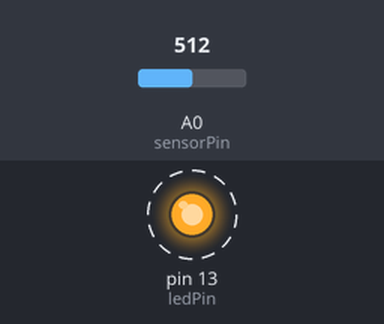
Simulated run of this sketch. Board: Arduino Uno, built with avr-gcc and run on an emulated ATmega328P. Shown: output pins drawn as LEDs (lit = HIGH). Dashed ring = blinking. The test bench sets the inputs (shaded band); at power-on: A0 (sensorPin) = 512. What the sketch prints to the serial monitor is not drawn.

Above: at 0.91 s.
1.3 s: A0 (sensorPin) set to 217
4.3 s: A0 (sensorPin) set to 193
Timing chart, 0 to 13.3 s (numbered marks = the images above; inputs shaded):
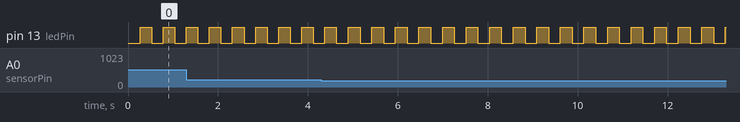

Measured:
- by itself, pin 13 (ledPin): alternates HIGH for 0.26 s and LOW for 0.26 s

The sketch:

LM35.ino
```cpp
#include <Arduino.h>
#include <elapsedMillis.h>  // Include the library for tracking elapsed time
// Include the library to communicate with the LM35 sensor
#include <LM35.h>


const int sensorPin = A0;  // LM35 temperature sensor connected to analog pin A0
LM35 lm35(sensorPin); // Create an instance of the LM35 class

const int ledPin = 13;     // Onboard LED connected to digital pin 13

elapsedMillis elapsedTime;  // Object to track elapsed time
int interval = 250;         // Initial blink interval for temperature below 30°C
boolean ledState = LOW;     // Initial state of LED is off

void setup() {
  pinMode(ledPin, OUTPUT);
  Serial.begin(9600);
}

void loop() {
  int temperatureC = readTemperature();

  // Check if temperature is below 30°C
  if (temperatureC < 30) {
    interval = 250; // Change blink interval to 250ms
  }
  // Check if temperature is above or equal to 30°C
  else {
    interval = 500; // Change blink interval to 500ms
  }

  // Check if it's time to toggle the LED based on elapsed time
  if (elapsedTime >= interval) {
    // Toggle LED state
    ledState = !ledState;

    // Update LED state
    digitalWrite(ledPin, ledState);

    // Reset elapsed time
    elapsedTime = 0;
  }
}

int readTemperature() {
  // Read the analog value from LM35 sensor
   float temperatureC = lm35.cel();

    // Print temperature to serial monitor
    Serial.print("Temperature: ");
    Serial.print(temperatureC);
}
```
